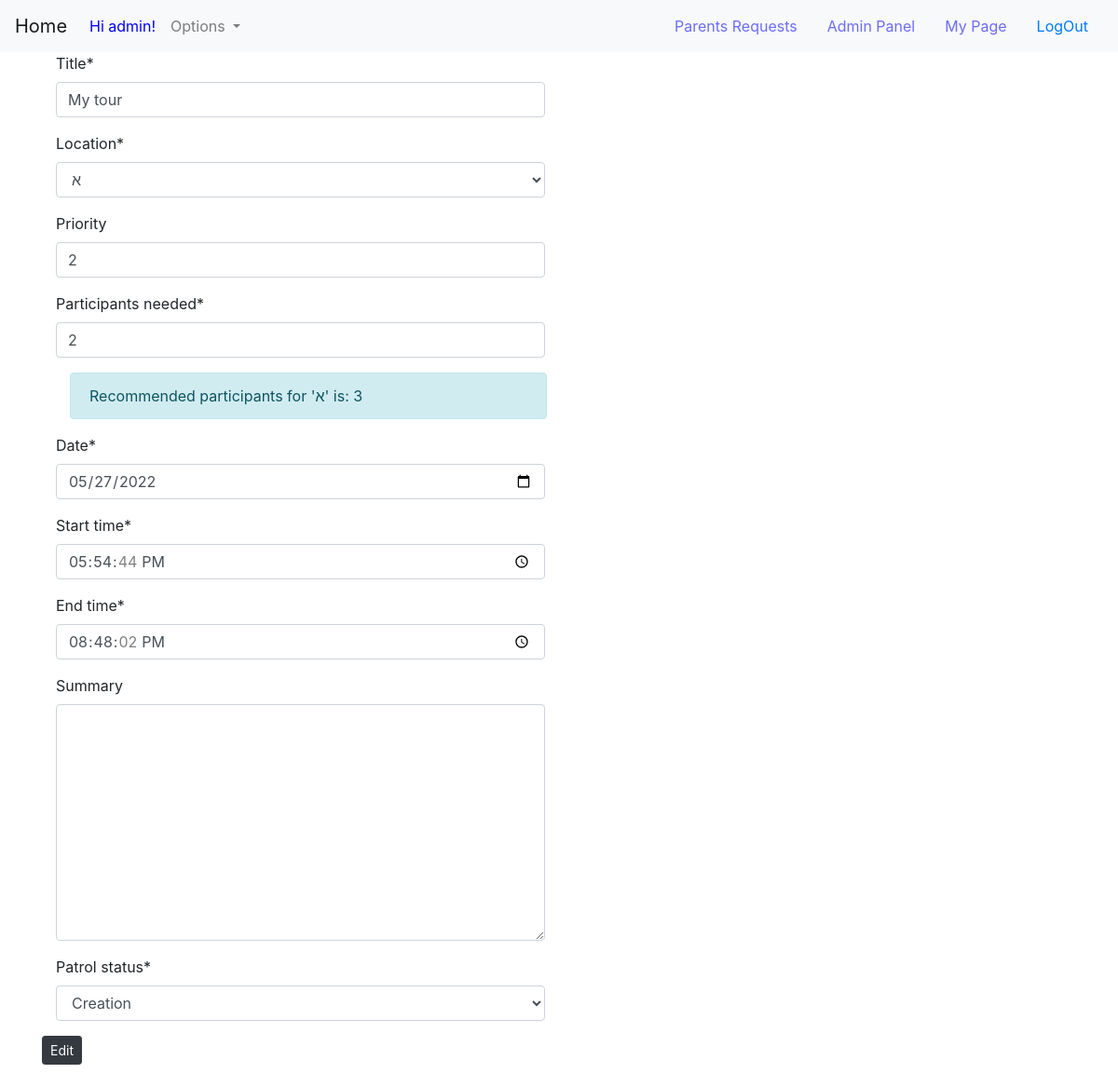
Before: /adminEdit/?EditObject=patrol1 (signed in) with the older database file.
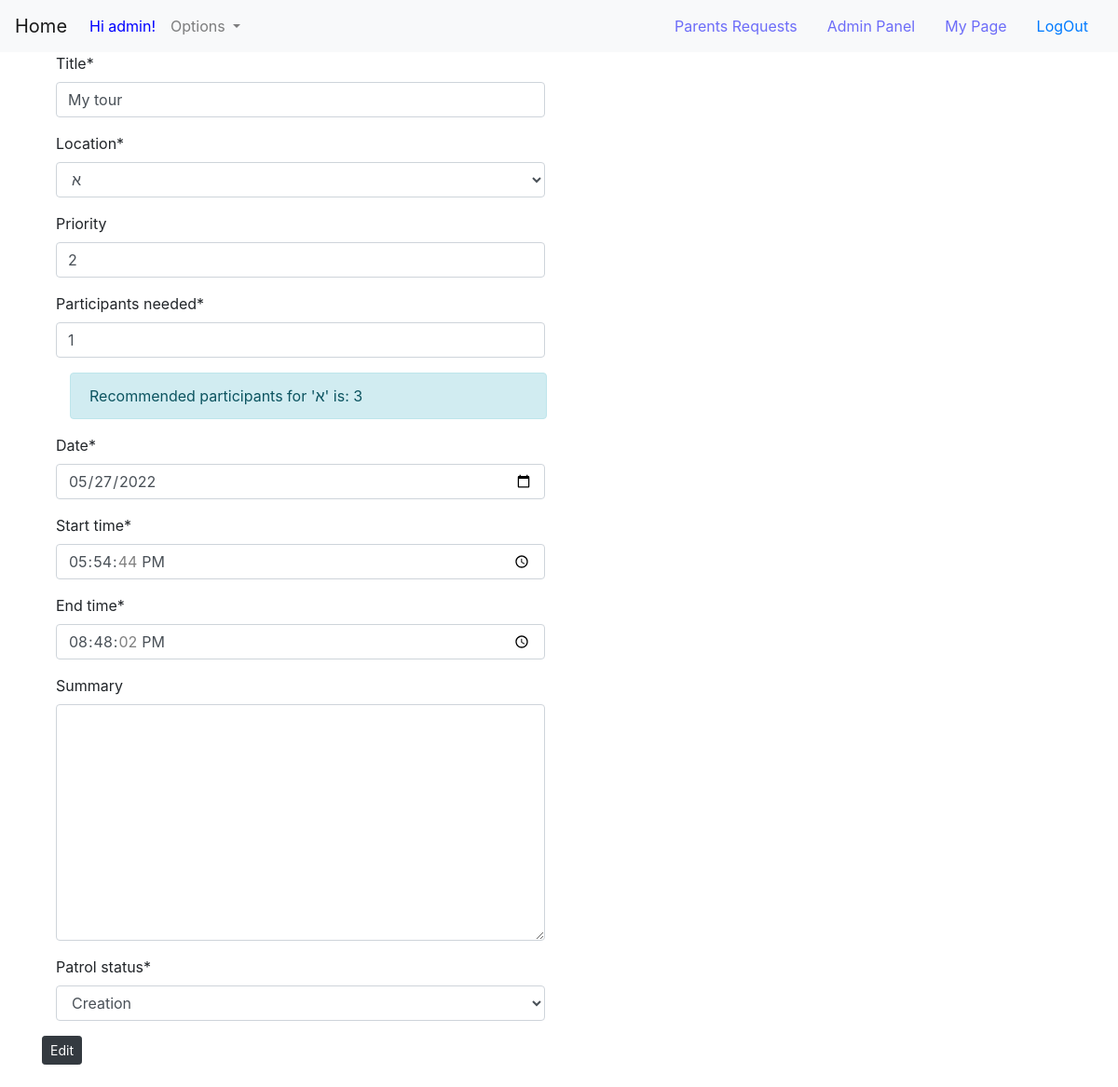
After: the same page with the newer database file.
### Patrols/models.py (models this page shows, shortened)
class Patrol(models.Model):
    class PatrolStatus(models.TextChoices):
        CREATION = "Creation"
        ACTIVE = "Active"
        ARCHIVE = "Archive"
    manager = models.ForeignKey(User, on_delete=models.CASCADE, related_name='patrols', null=False)
    title = models.CharField('title', max_length=MEDIUM_STRING)
    patrol_status = models.CharField('patrol status', max_length=MIN_STRING, null=True, choices=PatrolStatus.choices,
                                     default=PatrolStatus.CREATION)
    description = models.TextField('summary', max_length=MAX_STRING, null=True, blank=True)
    time_created = models.DateTimeField('time created', default=current_time, null=False)
    time_updated_last = models.DateTimeField('last updated', default=current_time, null=False)
    location = models.CharField(max_length=MEDIUM_STRING, choices=get_locations(), default=default_neighborhoods[0])
    date = models.DateField('date', default=current_time, null=False)
    start_time = models.TimeField('start time', default=current_time, null=False)
    end_time = models.TimeField('end time', default=current_time() + timezone.timedelta(hours=3), null=False)
    priority = models.IntegerField('priority', default=MAX_PRIORITY, blank=True)
    participants_needed = models.IntegerField('participants needed', default=DEFAULT_PATROL_SIZE)
    reactions = models.ManyToManyField(User, related_name='reactions', blank=True)
    approved_reactions = models.ManyToManyField(User, related_name='approved_reactions', blank=True)
    users_participated = models.ManyToManyField(User, related_name='participants', blank=True)
    update_priority = models.BooleanField(default=False)

### adminPage/views.py (the view, shortened to what this page needs)
# urls.py: path('adminEdit/', AdminV.adminEdit, name="adminEdit"),
@user_passes_test(lambda u: u.is_superuser or u.profile.is_patrol_manager, login_url='/', redirect_field_name=None)
def adminEdit(request):
    form = ''
    context = {}
    if "EditObject" in request.GET:
        obj = request.GET.get('EditObject')
        if "user" in obj:
            obj = obj.replace("user", '')
            obj = get_object_or_404(AuthModels.Parent, id=obj)
            form = Authforms.ParentProfileForm(request.POST or None, instance=obj)
        elif "contact" in obj:
            obj = obj.replace("contact", '')
            obj = get_object_or_404(ContactModels.Contact, id=obj)
            form = ContactForms.ContactForm(request.POST or None, instance=obj)
        elif "patrol" in obj:
            obj = obj.replace("patrol", '')
            obj = get_object_or_404(PatrolModels.Patrol, id=obj)
            form = PartolForms.PatrolForm(request.POST or None, instance=obj, stat='edit')
            patrol = form.instance
            patrol.update_priority = True
            context['user_location'] = patrol.location[0] if type(patrol.location) == tuple else patrol.location
            context['recommended_people_num'] = get_patrol_size(patrol.location)
        if form.is_valid():
            form.save()
            return redirect('adminPage')
    context["form"] = form
    return render(request, 'adminPage/AdminEdit.html', context)

### Patrols/forms.py (shortened to what this page needs)
class PatrolForm(forms.ModelForm):
    class Meta:
        model = Patrol
        fields = [
            'title',
            'location',
            'priority',
            'participants_needed',
            'date',
            'start_time',
            'end_time',
            'description',
            'patrol_status',
        ]
        widgets = {
            'date': forms.DateInput(attrs={'type': 'date'}),
            'start_time': forms.TimeInput(attrs={'type': 'time'}),
            'end_time': forms.TimeInput(attrs={'type': 'time'}),
        }
        exclude = ['time_created', 'time_updated_last']
    def __init__(self, *args, **kwargs):
        self.user = kwargs.pop('user', None)
        self.stat = kwargs.pop('stat', None)
        super(PatrolForm, self).__init__(*args, **kwargs)

### Patrols/models.py (called while the page is built)
def get_patrol_size(area):
    patrol_size = get_amount_of_people()
    if area not in patrol_size:
        return DEFAULT_PATROL_SIZE
    return patrol_size[area]

### adminPage/models.py (called while the page is built)
    def load_frame(self):
        return pd.read_json(self.data, orient='split')

### HomePage/templates/adminPage/AdminEdit.html (shortened to what this page needs)
{% extends 'base.html' %}
{% block content %}
{% load crispy_forms_tags %}
    <form method="POST">
        <div class="col-md-6">
            {% for field in form %}
                {{ field | as_crispy_field}}
                {% if field.name == "participants_needed" %}
                    <div class="col-md-6">
                        <div class="alert alert-info" role="alert" style="width: 32rem;">
                          Recommended participants for '{{ user_location }}' is: {{ recommended_people_num }}
                        </div>
                    </div>
                {% endif %}
            {% endfor %}
        </div>
        <button type="submit" class="btn btn-dark btn-sm" name="save">Edit</button>
        <br>
        <br>
    </form>
{% endblock %}

Changed rows visible on the page:
changed Patrol "My tour": participants_needed "2" → "1"
